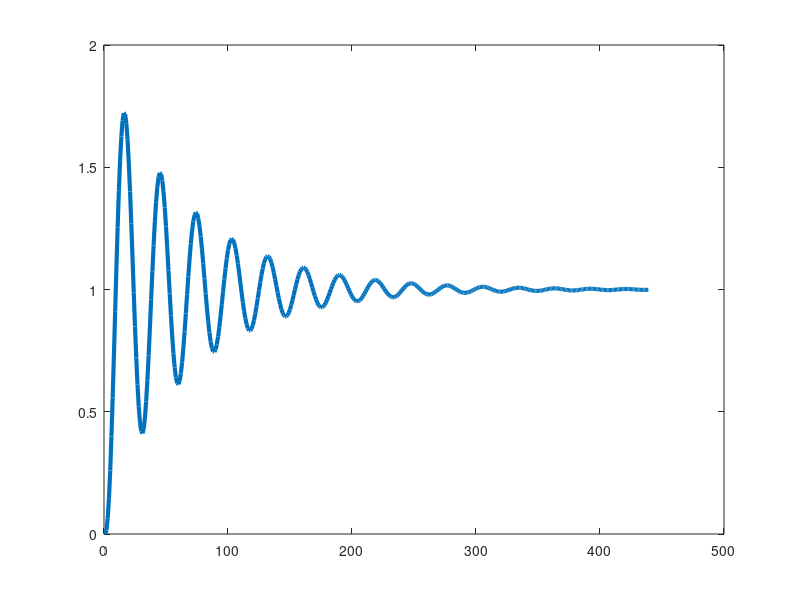

Write the MATLAB code that produced this figure.
%% Proportional Controller
K = 150;

% Laplace variable
s = tf('s');
% System TF
G = (s + 1)/( s*(s - 1)*(s + 6) );
% Final TF with the controller K
H = K*G/(1 + K*G);

% Step response
y = step(H);
plot(y, 'linew', 3)

%% PI- Proportional-Integral Controller
% Controller PI
% Gains
Ki = 10;
Kp = Ki/3 - 1;
% Laplace variable
s = tf('s');

% System TF
G = 1/((s + 1)*(s + 2));

% PI Controller K
K = Kp + Ki/s;

% Final TF with the controller K
H = K*G/(1 + K*G);

% Step response and plot
y = step(H);
plot(y, 'linew', 3)
